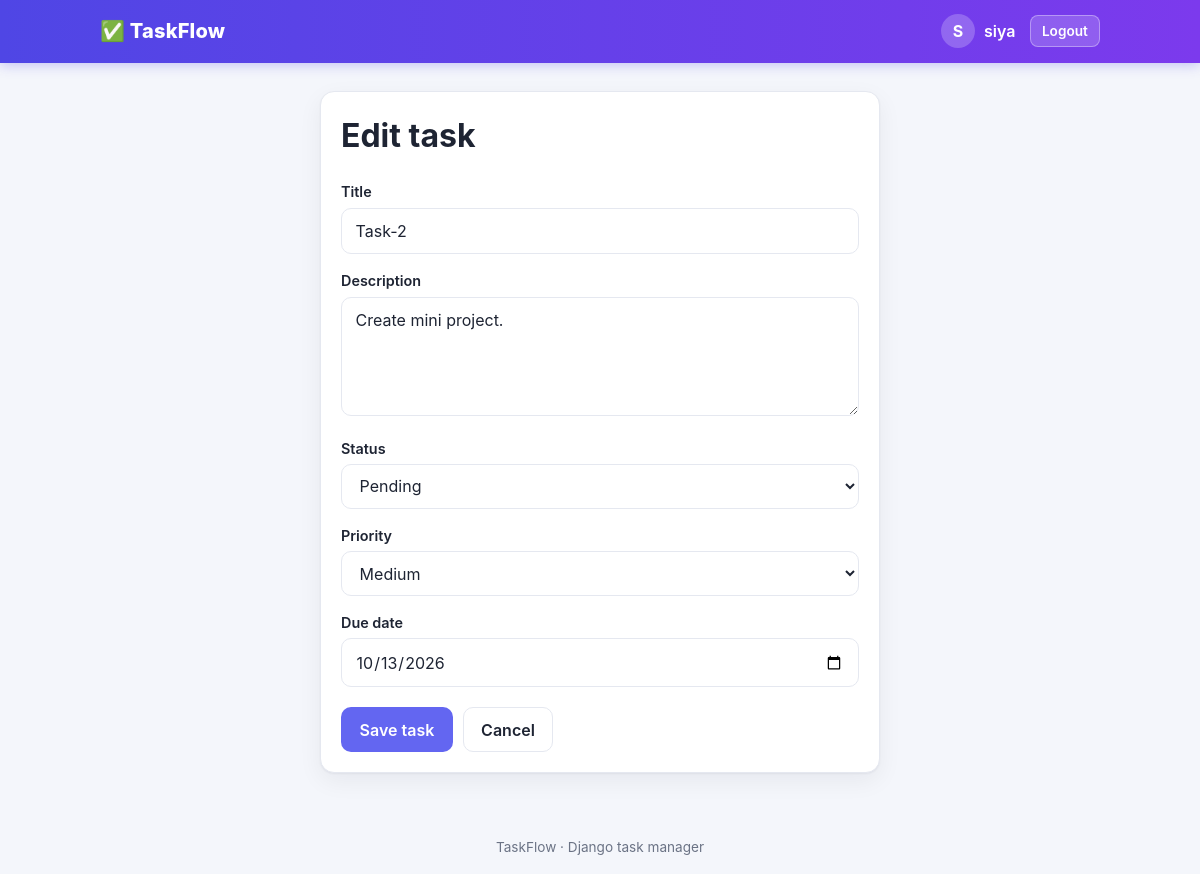
Page /task/2/edit/ (signed in) on the committed database.
### tasks/models.py (models this page shows, shortened)
class Task(models.Model):
    STATUS_CHOICES = [
        ('pending', 'Pending'),
        ('in_progress', 'In Progress'),
        ('completed', 'Completed'),
    ]
    PRIORITY_CHOICES = [
        (1, 'Low'),
        (2, 'Medium'),
        (3, 'High'),
    ]
    user = models.ForeignKey(
        settings.AUTH_USER_MODEL,
        on_delete=models.CASCADE,
        related_name='tasks',
    )
    title = models.CharField(max_length=200)
    description = models.TextField(blank=True)
    status = models.CharField(max_length=20, choices=STATUS_CHOICES, default='pending')
    priority = models.IntegerField(choices=PRIORITY_CHOICES, default=2)
    due_date = models.DateField()
    created_at = models.DateTimeField(auto_now_add=True)
    class Meta:
        ordering = ['due_date']

### tasks/views.py (the view)
# urls.py: path('task/<int:pk>/edit/', views.task_update, name='task_update'),
@login_required
def task_update(request, pk):
    task = _get_own_task(request, pk)
    form = TaskForm(request.POST or None, instance=task)
    if request.method == 'POST' and form.is_valid():
        form.save()
        messages.success(request, 'Task updated.')
        return redirect('task_list')
    return render(request, 'tasks/task_form.html', {'form': form, 'title': 'Edit task'})

### tasks/forms.py
class TaskForm(StyledFormMixin, forms.ModelForm):
    class Meta:
        model = Task
        fields = ['title', 'description', 'status', 'priority', 'due_date']
        widgets = {
            'due_date': forms.DateInput(attrs={'type': 'date'}),
            'description': forms.Textarea(attrs={'rows': 4}),
        }
    def __init__(self, *args, **kwargs):
        super().__init__(*args, **kwargs)
        self.style_fields()

### tasks/forms.py (called while the page is built)
    def style_fields(self):
        for field in self.fields.values():
            css = 'input'
            if isinstance(field.widget, forms.Select):
                css = 'input select'
            field.widget.attrs.setdefault('class', css)
            if not isinstance(field.widget, (forms.Select, forms.DateInput)):
                field.widget.attrs.setdefault('placeholder', field.label)

### tasks/views.py (called while the page is built)
def _get_own_task(request, pk):
    try:
        return Task.objects.get(pk=pk, user=request.user)
    except Task.DoesNotExist:
        raise Http404('Task not found')

### tasks/templates/tasks/task_form.html (shortened to what this page needs)
{% extends 'base.html' %}
{% block content %}
<div class="card form-card">
  <h1 style="margin-top:0">{{ title }}</h1>
  <form method="post" novalidate>
    {% for field in form %}{% include 'includes/field.html' %}{% endfor %}
    <div class="form-actions">
      <button class="btn" type="submit">Save task</button>
      <a class="btn btn-ghost" href="{% url 'task_list' %}">Cancel</a>
    </div>
  </form>
</div>
{% endblock %}

### templates/base.html (shortened to what this page needs)
{% load static %}
<!DOCTYPE html>
<html lang="en">
<head>
  <link rel="stylesheet" href="{% static 'tasks/style.css' %}">
</head>
<body>
  <header class="navbar">
    <div class="inner">
      <a class="brand" href="{% url 'task_list' %}">✅ TaskFlow</a>
      <div class="nav-right">
        {% if user.is_authenticated %}
          <span class="nav-user"><span class="avatar">{{ user.username|slice:":1" }}</span>{{ user.username }}</span>
          <form action="{% url 'logout' %}" method="post" style="margin:0">
            {% csrf_token %}<button class="btn btn-light btn-sm">Logout</button>
          </form>
        {% else %}
          <a class="nav-link" href="{% url 'login' %}">Login</a>
          <a class="btn btn-light btn-sm" href="{% url 'register' %}">Sign up</a>
        {% endif %}
      </div>
    </div>
  </header>
  <main class="container">
    {% block content %}{% endblock %}
  </main>
  <footer>TaskFlow · Django task manager</footer>
</body>
</html>

### templates/includes/field.html (shortened to what this page needs)
<div class="field">
  <label for="{{ field.id_for_label }}">{{ field.label }}</label>
  {{ field }}
</div>

### tasks/static/tasks/style.css (style rules this page uses)
:root { --bg:#f4f6fb; --card:#fff; --text:#1e2433; --muted:#6b7385; --border:#e5e8f0; --primary:#6366f1; --primary-dark:#4f46e5; --danger:#ef4444; --success:#10b981; --warning:#f59e0b; --info:#3b82f6; --radius:14px; --shadow:0 1px 2px rgba(16,24,40,.05),0 8px 24px rgba(16,24,40,.06); }
* { box-sizing:border-box }
body { margin:0;font-family:Inter,"Segoe UI",system-ui,-apple-system,Roboto,sans-serif;background:var(--bg);color:var(--text);line-height:1.5 }
a { color:var(--primary);text-decoration:none }
.navbar { background:linear-gradient(90deg,#4f46e5,#7c3aed);color:#fff;box-shadow:0 2px 12px rgba(79,70,229,.3) }
.navbar .inner { max-width:1040px;margin:0 auto;padding:.9rem 1.25rem;display:flex;justify-content:space-between;align-items:center }
.brand { font-weight:800;font-size:1.25rem;color:#fff;letter-spacing:.2px }
.nav-right { display:flex;align-items:center;gap:.9rem }
.avatar { width:34px;height:34px;border-radius:50%;background:rgba(255,255,255,.22);display:inline-flex;align-items:center;justify-content:center;font-weight:700;text-transform:uppercase }
.nav-user { display:flex;align-items:center;gap:.55rem;font-weight:600 }
.container { max-width:1040px;margin:0 auto;padding:1.75rem 1.25rem 3rem }
.btn { display:inline-flex;align-items:center;gap:.4rem;padding:.6rem 1.1rem;border-radius:10px;border:1px solid transparent;font:inherit;font-weight:600;cursor:pointer;background:var(--primary);color:#fff;transition:.15s }
.btn-light { background:rgba(255,255,255,.18);color:#fff;border-color:rgba(255,255,255,.35) }
.btn-ghost { background:#fff;color:var(--text);border-color:var(--border) }
.btn-sm { padding:.3rem .7rem;font-size:.85rem;border-radius:8px }
.card { background:var(--card);border:1px solid var(--border);border-radius:var(--radius);box-shadow:var(--shadow);padding:1.25rem }
.input { width:100%;padding:.65rem .85rem;border:1.5px solid var(--border);border-radius:10px;font:inherit;background:#fff;color:var(--text);transition:.15s }
.form-card { max-width:560px;margin:0 auto }
.field { margin-bottom:1rem }
.field label { display:block;font-weight:600;font-size:.9rem;margin-bottom:.3rem }
.form-actions { display:flex;gap:.6rem;margin-top:1.25rem }
footer { text-align:center;color:var(--muted);font-size:.85rem;padding:1rem }

### rows in the picture
Task: form "Task-2" "Create mini project." "Pending" "Medium" "10/13/2026"

### other values in the picture
{{ user.username|slice:":1" }} "S"
{{ user.username }} "siya"
{{ title }} "Edit task"
{{ field.label }} "Title" "Description" "Status" "Priority" "Due date"
